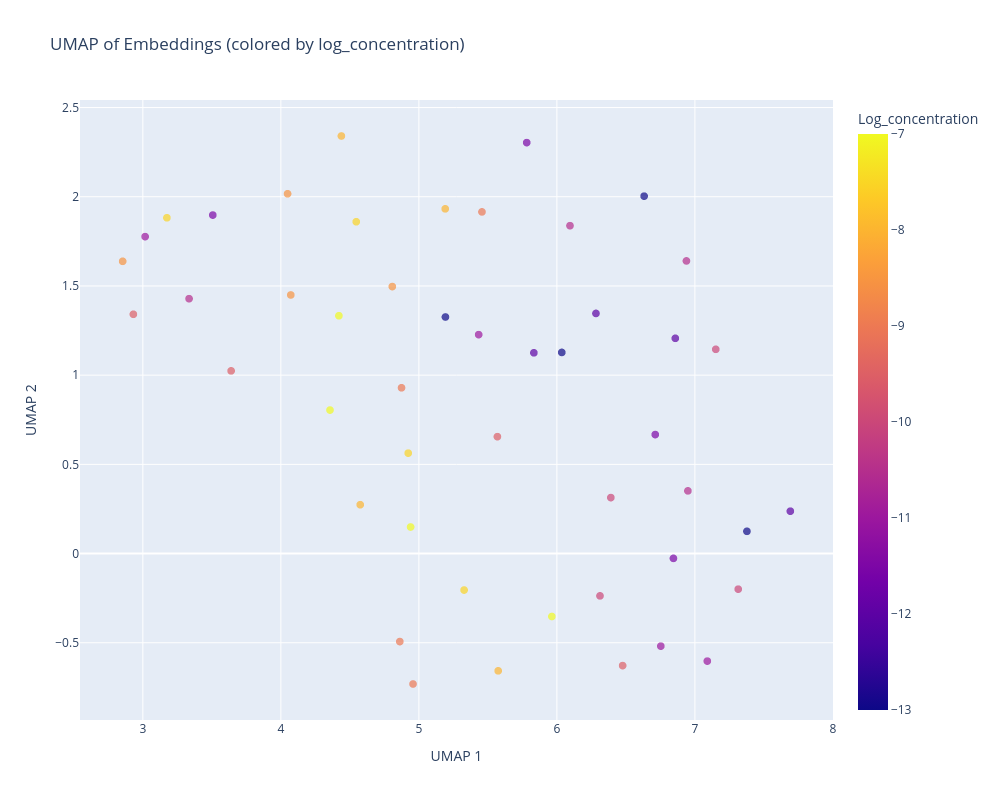

Notebook code for this chart:
### Code cell
pheno.plot_umap(
    color_by="log_concentration",
    filters={"cell_line": "A549"},
    n_components=2,
)

### Figure 1 — Plotly figure (JSON) as saved in the notebook; plotly's stock layout.template omitted (floating-point values rounded to 4 significant figures; data arrays with more than 128 entries replaced by an {"elided": "..."} marker saying what was removed)
{"data": [{"customdata": {"elided": "48x25 mixed values"}, "hovertemplate": "Component 1=%{x}<br>Component 2=%{y}<br>Index=%{customdata[0]}<br>Image=%{customdata[1]}<br>Cell_line=%{customdata[2]}<br>Cell_type=%{customdata[3]}<br>Cluster=%{customdata[4]}<br>Concentration_point=%{customdata[5]}<br>Filename_channel_1=%{customdata[6]}<br>Filename_channel_2=%{customdata[7]}<br>Id=%{customdata[8]}<br>Image_idx=%{customdata[9]}<br>Log_concentration=%{marker.color}<br>Mask_path=%{customdata[11]}<br>Suffix=%{customdata[12]}<br>Intensity_entropy_ch0=%{customdata[13]}<br>Intensity_entropy_ch1=%{customdata[14]}<br>Intensity_max_ch0=%{customdata[15]}<br>Intensity_max_ch1=%{customdata[16]}<br>Intensity_mean_ch0=%{customdata[17]}<br>Intensity_mean_ch1=%{customdata[18]}<br>Intensity_min_ch0=%{customdata[19]}<br>Intensity_min_ch1=%{customdata[20]}<br>Intensity_std_ch0=%{customdata[21]}<br>Intensity_std_ch1=%{customdata[22]}<br>Sharpness_metric_ch0=%{customdata[23]}<br>Sharpness_metric_ch1=%{customdata[24]}<extra></extra>", "legendgroup": "", "marker": {"color": [-7.0, -7.523, -8.0, -8.523, -9.0, -9.523, -10.0, -10.52, -11.0, -11.52, -12.0, -13.0, -7.0, -7.523, -8.0, -8.523, -9.0, -9.523, -10.0, -10.52, -11.0, -11.52, -12.0, -13.0, -7.0, -7.523, -8.0, -8.523, -9.0, -9.523, -10.0, -10.52, -11.0, -11.52, -12.0, -13.0, -7.0, -7.523, -8.0, -8.523, -9.0, -9.523, -10.0, -10.52, -11.0, -11.52, -12.0, -13.0], "coloraxis": "coloraxis", "opacity": 0.7, "size": 8, "symbol": "circle"}, "mode": "markers", "name": "", "showlegend": false, "type": "scattergl", "x": [4.421, 5.328, 5.575, 4.072, 4.874, 3.64, 6.391, 3.335, 6.753, 6.713, 6.283, 6.632, 4.356, 3.174, 4.575, 4.048, 4.958, 6.476, 6.312, 6.949, 5.433, 3.507, 5.833, 6.035, 5.964, 4.546, 5.191, 4.808, 4.862, 5.569, 7.151, 6.095, 7.09, 5.781, 7.692, 5.192, 4.94, 4.923, 4.439, 2.854, 5.457, 2.931, 7.314, 6.939, 3.016, 6.844, 6.858, 7.377], "xaxis": "x", "y": [1.333, -0.2043, -0.6574, 1.449, 0.9293, 1.024, 0.3138, 1.429, -0.5188, 0.667, 1.346, 2.003, 0.8044, 1.882, 0.2738, 2.017, -0.7311, -0.6279, -0.2372, 0.3513, 1.227, 1.897, 1.125, 1.127, -0.3527, 1.86, 1.932, 1.497, -0.4932, 0.6552, 1.145, 1.838, -0.6027, 2.303, 0.2376, 1.326, 0.1488, 0.5629, 2.34, 1.638, 1.915, 1.341, -0.1995, 1.64, 1.776, -0.02704, 1.206, 0.1248], "yaxis": "y"}], "layout": {"coloraxis": {"colorbar": {"title": {"text": "Log_concentration"}}, "colorscale": [[0, "#0d0887"], [0.1111, "#46039f"], [0.2222, "#7201a8"], [0.3333, "#9c179e"], [0.4444, "#bd3786"], [0.5556, "#d8576b"], [0.6667, "#ed7953"], [0.7778, "#fb9f3a"], [0.8889, "#fdca26"], [1, "#f0f921"]]}, "height": 800, "legend": {"tracegroupgap": 0}, "title": {"text": "UMAP of Embeddings (colored by log_concentration)"}, "width": 1000, "xaxis": {"anchor": "y", "domain": [0, 1], "title": {"text": "UMAP 1"}}, "yaxis": {"anchor": "x", "domain": [0, 1], "title": {"text": "UMAP 2"}}}}
